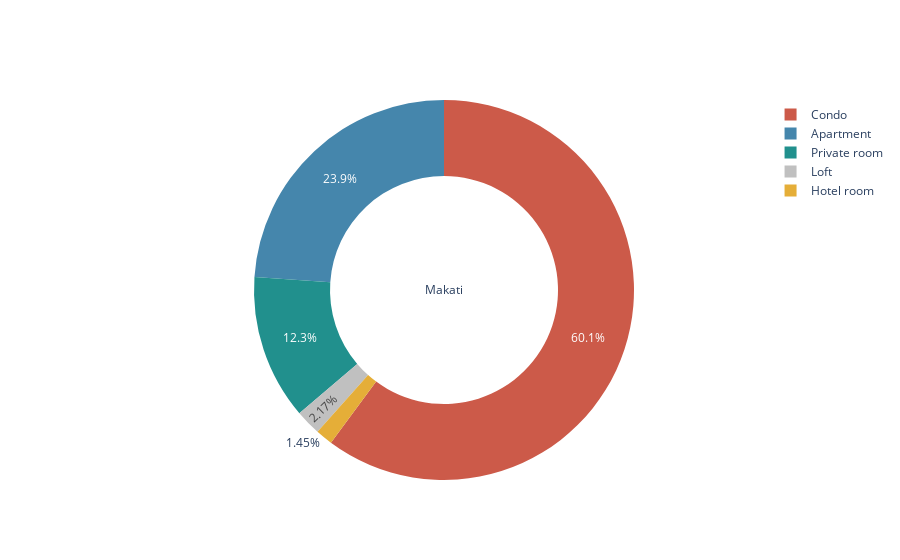
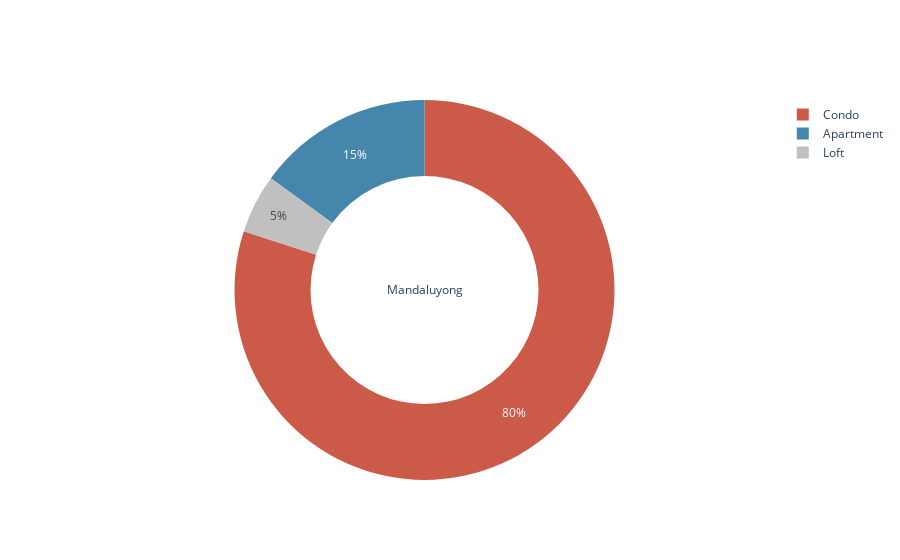
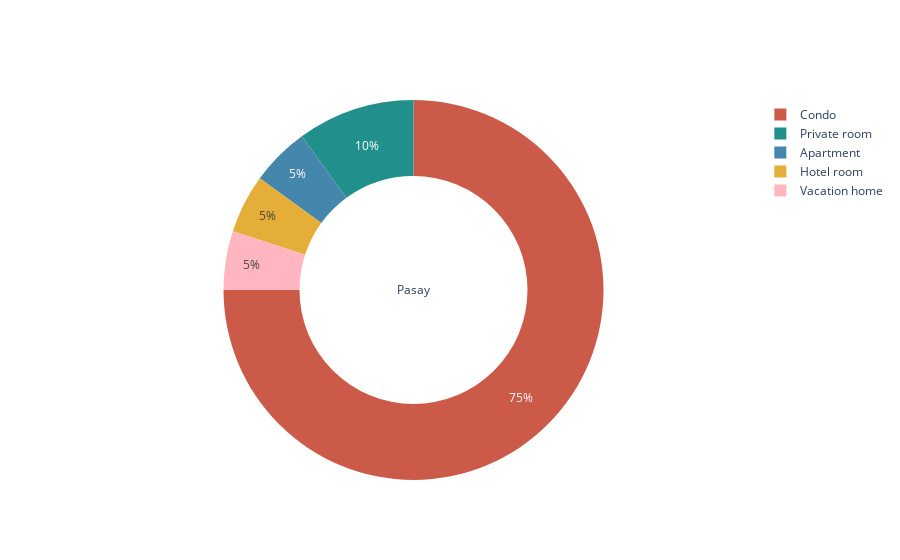
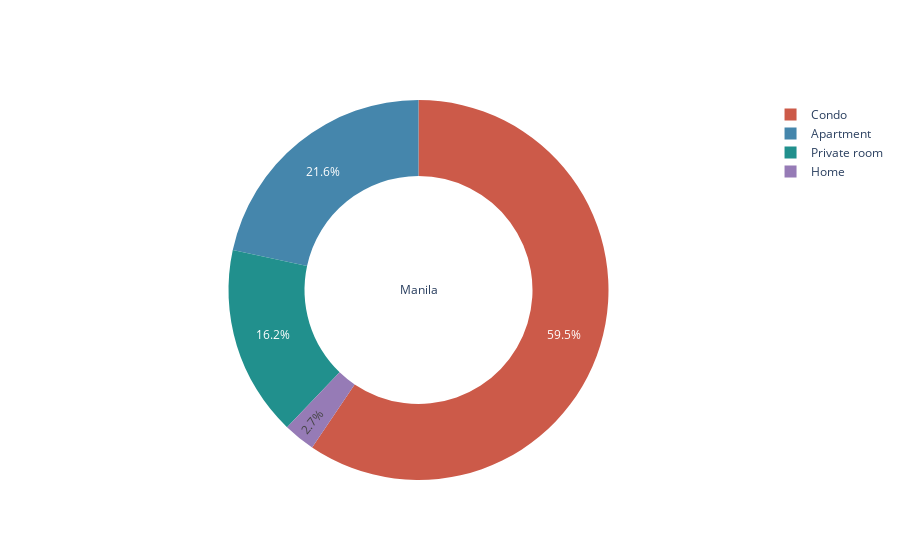

The cell these charts' notebook holds for them, in order:
### Markdown cell above
## Types of Airbnb Listings per City in Metro Manila

### Code cell
import plotly.offline as pyo
import plotly.graph_objs as go
color_dict = {'Condo': '#cc5a49', 'Apartment' : '#4586ac', 'Private room' : '#21908d', 'Loft' : '#C0C0C0','Hotel room' : '#e5ae38', 'Home' : '#967bb6', 'Vacation home' : '#FFB6C1' }
airbnb_types=dfUNIQUE.groupby(['City', 'Type_of_Airbnb_Listing']).size()
for city in dfUNIQUE.City.unique():
    
    plt.figure(figsize=(1,1))
    
    airbnb_reg=airbnb_types[city]
    labels = airbnb_reg.index
    sizes = airbnb_reg.values
              
    colors = [color_dict[x] for x in labels]
    
    plot_num = 321
    plt.subplot(plot_num)
    reg_ch = go.Figure(data = [go.Pie(labels = labels, values = sizes, hole = 0.6)])
    reg_ch.update_traces(title = city, marker=dict(colors=colors))
    reg_ch.show()
    
    plot_num += 1

### Figure 1 — Plotly figure (JSON) as saved in the notebook; plotly's stock layout.template omitted (floating-point values rounded to 4 significant figures)
{"data": [{"hole": 0.6, "labels": ["Apartment", "Condo", "Hotel room", "Loft", "Private room"], "marker": {"colors": ["#4586ac", "#cc5a49", "#e5ae38", "#C0C0C0", "#21908d"]}, "title": {"text": "Makati"}, "type": "pie", "values": [33, 83, 2, 3, 17]}], "layout": {"autosize": true}}

### Figure 2 — Plotly figure (JSON) as saved in the notebook; plotly's stock layout.template omitted (floating-point values rounded to 4 significant figures)
{"data": [{"hole": 0.6, "labels": ["Apartment", "Condo", "Loft"], "marker": {"colors": ["#4586ac", "#cc5a49", "#C0C0C0"]}, "title": {"text": "Mandaluyong"}, "type": "pie", "values": [3, 16, 1]}], "layout": {"autosize": true}}

### Figure 3 — Plotly figure (JSON) as saved in the notebook; plotly's stock layout.template omitted (floating-point values rounded to 4 significant figures)
{"data": [{"hole": 0.6, "labels": ["Apartment", "Condo", "Hotel room", "Private room", "Vacation home"], "marker": {"colors": ["#4586ac", "#cc5a49", "#e5ae38", "#21908d", "#FFB6C1"]}, "title": {"text": "Pasay"}, "type": "pie", "values": [1, 15, 1, 2, 1]}], "layout": {"autosize": true}}

### Figure 4 — Plotly figure (JSON) as saved in the notebook; plotly's stock layout.template omitted (floating-point values rounded to 4 significant figures)
{"data": [{"hole": 0.6, "labels": ["Apartment", "Condo", "Home", "Private room"], "marker": {"colors": ["#4586ac", "#cc5a49", "#967bb6", "#21908d"]}, "title": {"text": "Manila"}, "type": "pie", "values": [8, 22, 1, 6]}], "layout": {"autosize": true}}
